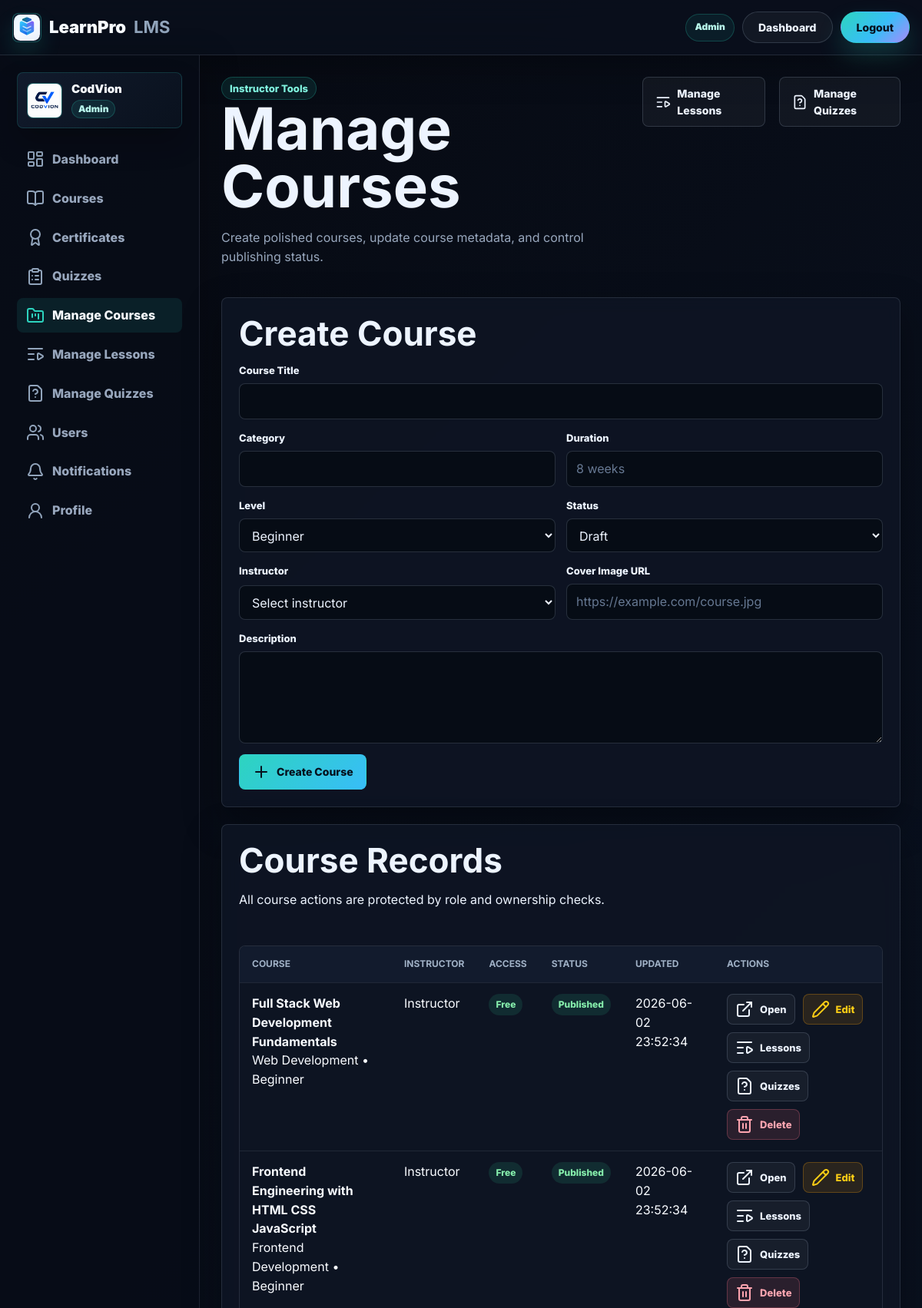
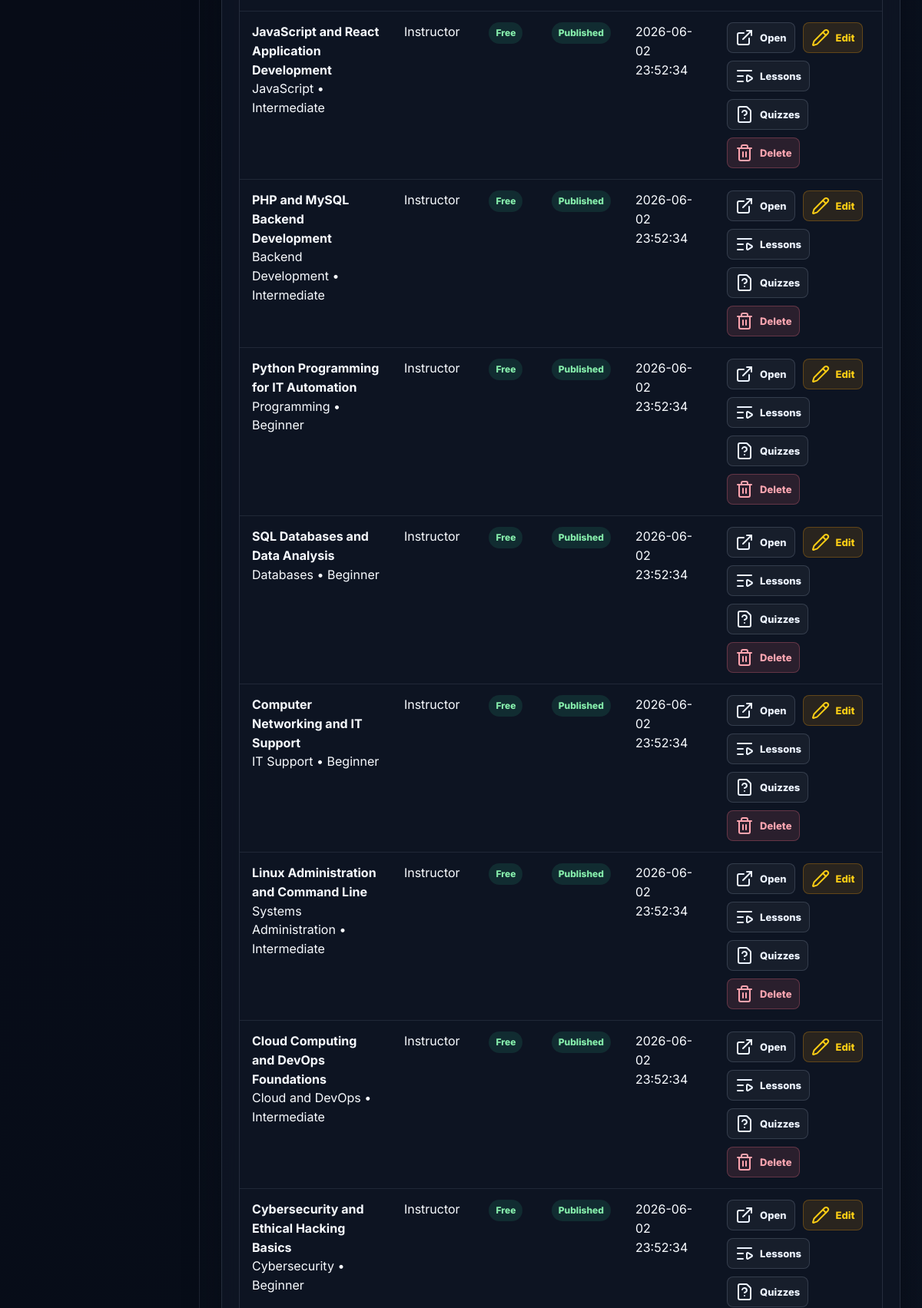
Screenshot of /manage_courses.php (signed in, upper part) with the database file from the repository (2 pictures, top to bottom).
### tables this page shows
CREATE TABLE `courses` (
  `id` int(10) unsigned NOT NULL AUTO_INCREMENT,
  `title` varchar(180) NOT NULL,
  `category` varchar(90) NOT NULL,
  `level` enum('Beginner','Intermediate','Advanced') NOT NULL DEFAULT 'Beginner',
  `duration` varchar(60) NOT NULL,
  `price` decimal(10,2) NOT NULL DEFAULT 0.00,
  `cover_image` varchar(500) NOT NULL,
  `description` text NOT NULL,
  `status` enum('draft','published','archived') NOT NULL DEFAULT 'draft',
  `instructor_id` int(10) unsigned NOT NULL,
  `created_at` timestamp NOT NULL DEFAULT current_timestamp(),
  `updated_at` timestamp NULL DEFAULT NULL ON UPDATE current_timestamp(),
  PRIMARY KEY (`id`),
  KEY `idx_courses_instructor` (`instructor_id`),
  KEY `idx_courses_status` (`status`),
  CONSTRAINT `fk_courses_instructor` FOREIGN KEY (`instructor_id`) REFERENCES `login_system` (`id`) ON DELETE CASCADE
);

### manage_courses.php (the view, shortened to what this page needs)
<?php
require_once 'config.php';
$user_id = (int) $_SESSION['user_id'];
$role = $_SESSION['role'];
$edit_course = null;
$title = '';
$category = '';
$level = 'Beginner';
$duration = '';
$cover_image = '';
$description = '';
$status = 'draft';
if ($role === 'admin') {
    $stmt = $conn->prepare('SELECT id, full_name, email FROM login_system WHERE role = ? AND status = ? ORDER BY full_name ASC');
    $stmt->execute(['instructor', 'active']);
}
if ($role === 'admin') {
    $stmt = $conn->prepare('SELECT c.*, u.full_name AS instructor_name FROM courses c INNER JOIN login_system u ON c.instructor_id = u.id ORDER BY c.created_at DESC');
    $stmt->execute();
} else {
    $stmt = $conn->prepare('SELECT c.*, u.full_name AS instructor_name FROM courses c INNER JOIN login_system u ON c.instructor_id = u.id WHERE c.instructor_id = ? ORDER BY c.created_at DESC');
    $stmt->execute([$user_id]);
}
$courses = $stmt->fetchAll();
?>
<!doctype html>
<html lang="en">
<head>
    <link rel="stylesheet" href="assets/css/style.css">
</head>
<body>
    <?php include 'partials/learnpro-header.php'; ?>
    <div class="app-layout">
        <aside class="sidebar">
            <?php include 'partials/sidebar-profile.php'; ?>
            <nav class="side-links">
                <a href="dashboard.php"><i data-lucide="layout-dashboard"></i> Dashboard</a>
                <a href="courses.php"><i data-lucide="book-open"></i> Courses</a>
                <a href="certificates.php"><i data-lucide="award"></i> Certificates</a>
                <a href="quizzes.php"><i data-lucide="clipboard-list"></i> Quizzes</a>
                <a class="active" href="manage_courses.php"><i data-lucide="folder-kanban"></i> Manage Courses</a>
                <a href="manage_lessons.php"><i data-lucide="list-video"></i> Manage Lessons</a>
                <a href="manage_quizzes.php"><i data-lucide="file-question"></i> Manage Quizzes</a>
                <?php if ($role === 'admin'): ?>
                    <a href="users.php"><i data-lucide="users"></i> Users</a>
                <?php endif; ?>
                <a href="notifications.php"><i data-lucide="bell"></i> Notifications</a>
                <a href="profile.php"><i data-lucide="user-round"></i> Profile</a>
            </nav>
        </aside>
        <main class="page-main">
            <section class="page-top">
                <div>
                    <span class="eyebrow">Instructor Tools</span>
                    <h1>Manage Courses</h1>
                    <p>Create polished courses, update course metadata, and control publishing status.</p>
                </div>
                <a class="btn" href="manage_lessons.php"><i data-lucide="list-video"></i> Manage Lessons</a>
                <a class="btn" href="manage_quizzes.php"><i data-lucide="file-question"></i> Manage Quizzes</a>
            </section>
            <section class="panel">
                <h2><?php echo $edit_course ? 'Update Course' : 'Create Course'; ?></h2>
                <form method="post" action="manage_courses.php<?php echo $edit_course ? '?edit=' . (int) $edit_course['id'] : ''; ?>" class="form-grid">
                    <div class="field full">
                        <label for="title">Course Title</label>
                        <input id="title" type="text" name="title" value="<?php echo htmlspecialchars($title, ENT_QUOTES, 'UTF-8'); ?>" required>
                    </div>
                    <div class="field">
                        <label for="category">Category</label>
                        <input id="category" type="text" name="category" value="<?php echo htmlspecialchars($category, ENT_QUOTES, 'UTF-8'); ?>" required>
                    </div>
                    <div class="field">
                        <label for="duration">Duration</label>
                        <input id="duration" type="text" name="duration" value="<?php echo htmlspecialchars($duration, ENT_QUOTES, 'UTF-8'); ?>" placeholder="8 weeks" required>
                    </div>
                    <div class="field">
                        <label for="level">Level</label>
                        <select id="level" name="level">
                            <option value="Beginner" <?php echo $level === 'Beginner' ? 'selected' : ''; ?>>Beginner</option>
                        </select>
                    </div>
                    <div class="field">
                        <label for="status">Status</label>
                        <select id="status" name="status">
                            <option value="draft" <?php echo $status === 'draft' ? 'selected' : ''; ?>>Draft</option>
                        </select>
                    </div>
                    <?php if ($role === 'admin'): ?>
                        <div class="field">
                            <label for="instructor_id">Instructor</label>
                            <select id="instructor_id" name="instructor_id" required>
                                <option value="">Select instructor</option>
                            </select>
                        </div>
                    <?php endif; ?>
                    <div class="field <?php echo $role === 'admin' ? '' : 'full'; ?>">
                        <label for="cover_image">Cover Image URL</label>
                        <input id="cover_image" type="url" name="cover_image" value="<?php echo htmlspecialchars($cover_image, ENT_QUOTES, 'UTF-8'); ?>" placeholder="https://example.com/course.jpg">
                    </div>
                    <div class="field full">
                        <label for="description">Description</label>
                        <textarea id="description" name="description" required><?php echo htmlspecialchars($description, ENT_QUOTES, 'UTF-8'); ?></textarea>
                    </div>
                    <div class="field full">
                        <div class="form-actions">
                            <button class="btn primary" type="submit"><i data-lucide="<?php echo $edit_course ? 'save' : 'plus'; ?>"></i> <?php echo $edit_course ? 'Update Course' : 'Create Course'; ?></button>
                        </div>
                    </div>
                </form>
            </section>
            <section class="panel">
                <div class="section-head">
                    <div>
                        <h2>Course Records</h2>
                        <p>All course actions are protected by role and ownership checks.</p>
                    </div>
                </div>
                <?php if (count($courses) > 0): ?>
                    <div class="table-shell">
                        <div class="table-scroll">
                            <table>
                                <thead>
                                    <tr>
                                        <th>Course</th>
                                        <th>Instructor</th>
                                        <th>Access</th>
                                        <th>Status</th>
                                        <th>Updated</th>
                                        <th>Actions</th>
                                    </tr>
                                </thead>
                                <tbody>
                                    <?php foreach ($courses as $course): ?>
                                        <tr>
                                            <td>
                                                <strong><?php echo htmlspecialchars($course['title'], ENT_QUOTES, 'UTF-8'); ?></strong><br>
                                                <span><?php echo htmlspecialchars($course['category'], ENT_QUOTES, 'UTF-8'); ?> • <?php echo htmlspecialchars($course['level'], ENT_QUOTES, 'UTF-8'); ?></span>
                                            </td>
                                            <td><?php echo htmlspecialchars($course['instructor_name'], ENT_QUOTES, 'UTF-8'); ?></td>
                                            <td><span class="tag success">Free</span></td>
                                            <td><span class="tag <?php echo htmlspecialchars($course['status'], ENT_QUOTES, 'UTF-8'); ?>"><?php echo htmlspecialchars($course['status'], ENT_QUOTES, 'UTF-8'); ?></span></td>
                                            <td><?php echo htmlspecialchars($course['updated_at'] ?? $course['created_at'], ENT_QUOTES, 'UTF-8'); ?></td>
                                            <td>
                                                <div class="table-actions">
                                                    <a class="btn small" href="course.php?id=<?php echo (int) $course['id']; ?>"><i data-lucide="external-link"></i> Open</a>
                                                    <a class="btn small warning" href="manage_courses.php?edit=<?php echo (int) $course['id']; ?>"><i data-lucide="pencil"></i> Edit</a>
                                                    <a class="btn small" href="manage_lessons.php?course_id=<?php echo (int) $course['id']; ?>"><i data-lucide="list-video"></i> Lessons</a>
                                                    <a class="btn small" href="manage_quizzes.php?course_id=<?php echo (int) $course['id']; ?>"><i data-lucide="file-question"></i> Quizzes</a>
                                                    <form class="inline-form" method="post" action="manage_courses.php" onsubmit="return confirm('Delete this course and all related lessons, enrollments, progress, and notifications?');">
                                                        <button class="btn small danger" type="submit"><i data-lucide="trash-2"></i> Delete</button>
                                                    </form>
                                                </div>
                                            </td>
                                        </tr>
                                    <?php endforeach; ?>
                                </tbody>
                            </table>
                        </div>
                    </div>
                <?php else: ?>
                    <div class="empty-state">
                        <p>No courses have been created yet.</p>
                    </div>
                <?php endif; ?>
            </section>
        </main>
    </div>
</body>
</html>

### rows the page displays
courses: title "Full Stack Web Development Fundamentals", category "Web Development", level "Beginner", instructor.full_name "Instructor", status "Published", updated_at "2026-06-02 23:52:34"
courses: title "Frontend Engineering with HTML CSS JavaScript", category "Frontend Development", level "Beginner", instructor.full_name "Instructor", status "Published", updated_at "2026-06-02 23:52:34"
courses: title "JavaScript and React Application Development", category "JavaScript", level "Intermediate", instructor.full_name "Instructor", status "Published", updated_at "2026-06-02 23:52:34"
courses: title "PHP and MySQL Backend Development", category "Backend Development", level "Intermediate", instructor.full_name "Instructor", status "Published", updated_at "2026-06-02 23:52:34"
courses: title "Python Programming for IT Automation", category "Programming", level "Beginner", instructor.full_name "Instructor", status "Published", updated_at "2026-06-02 23:52:34"
courses: title "SQL Databases and Data Analysis", category "Databases", level "Beginner", instructor.full_name "Instructor", status "Published", updated_at "2026-06-02 23:52:34"
courses: title "Computer Networking and IT Support", category "IT Support", level "Beginner", instructor.full_name "Instructor", status "Published", updated_at "2026-06-02 23:52:34"
courses: title "Linux Administration and Command Line", category "Systems Administration", level "Intermediate", instructor.full_name "Instructor", status "Published", updated_at "2026-06-02 23:52:34"
courses: title "Cloud Computing and DevOps Foundations", category "Cloud and DevOps", level "Intermediate", instructor.full_name "Instructor", status "Published", updated_at "2026-06-02 23:52:34"
courses: title "Cybersecurity and Ethical Hacking Basics", category "Cybersecurity", level "Beginner", instructor.full_name "Instructor", status "Published", updated_at "2026-06-02 23:52:34"

### other values shown
$learnpro_header_role "Admin"
$learnpro_header_plain_text "Dashboard"
$learnpro_header_cta_text "Logout"
$sidebar_profile_name "CodVion"
$sidebar_profile_role "Admin"
